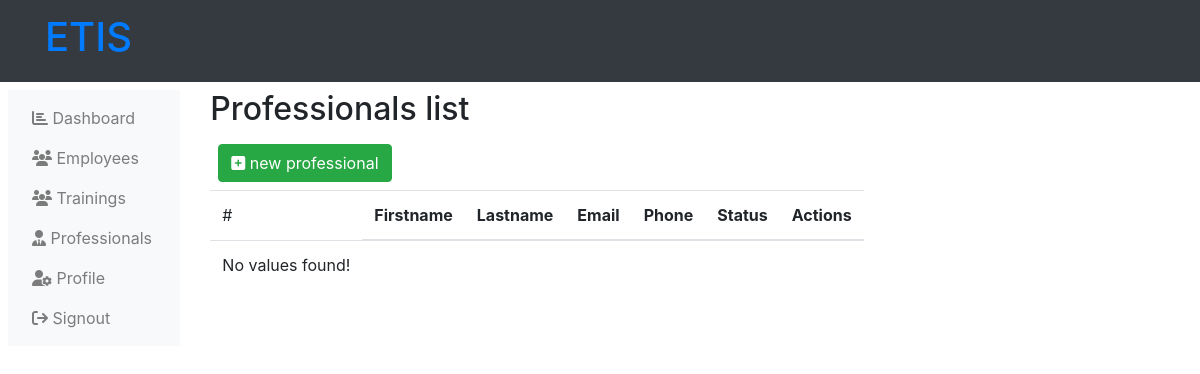
Before: /administration-professionals.php (signed in) with the older database file.
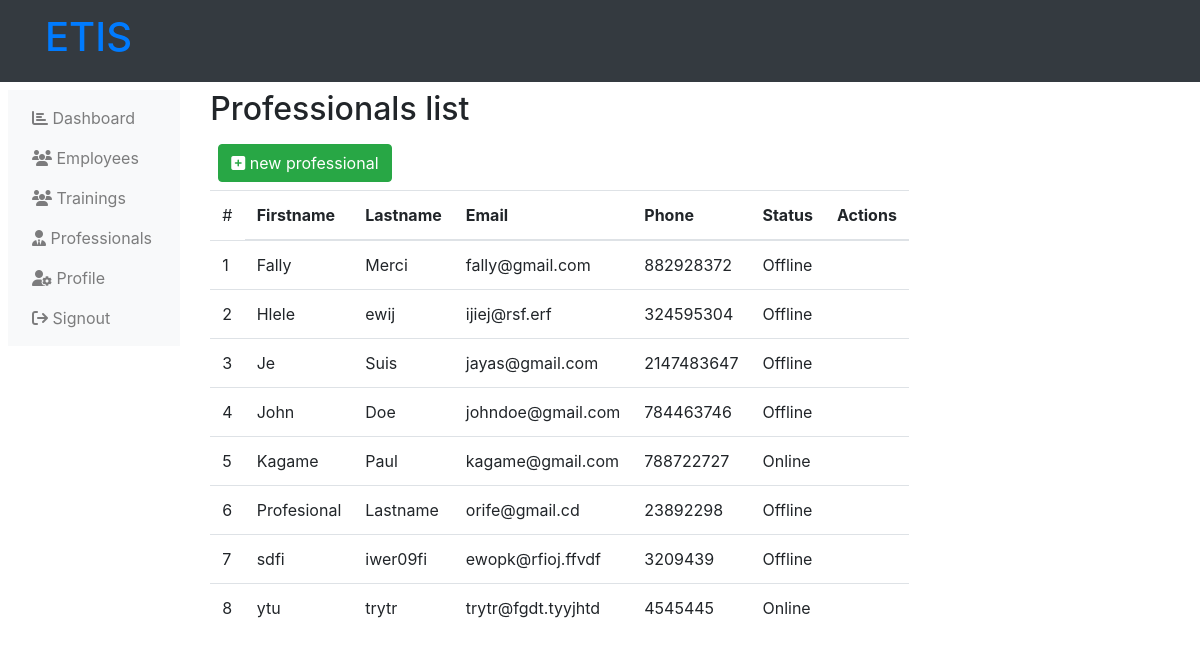
After: the same page with the newer database file.
### tables this page shows
CREATE TABLE `professionals` (
  `professional_id` int(11) NOT NULL,
  `professional_fn` varchar(255) NOT NULL,
  `professional_ln` varchar(255) NOT NULL,
  `professional_email` varchar(255) NOT NULL,
  `professional_phone` int(12) NOT NULL,
  `professional_status` varchar(255) NOT NULL
);

### administration-professionals.php (the view, shortened to what this page needs)
<?php
    include('php/connection.php');
?>
<!DOCTYPE html>
<html lang="en">
<head>
    <link rel="stylesheet" href="https://maxcdn.bootstrapcdn.com/bootstrap/4.5.2/css/bootstrap.min.css">
    <link rel="stylesheet" href="https://cdnjs.cloudflare.com/ajax/libs/font-awesome/6.4.2/css/all.min.css" />
</head>
<body>
    <?php include("php/administration-header.php"); ?>
    <div class="">
        <div class="row p-2">
            <?php
                include("php/administration-left-links.php");
            ?>
            <div class="col-md-10">
                <div class="d-flex">
                    <h2>
                        Professionals list
                    </h2>
                </div>
                <div class="p-2">
                    <a class="btn btn-success" href="administration-new-professionals.php">
                        <i class="fas fa-plus-square"></i>
                        new professional
                    </a>
                </div>
                <table class="table table-hover table-responsive">
                    <thead>
                        <tr>
                            <td>
                                #
                            <th>
                                Firstname
                            </th>
                            <th>
                                Lastname
                            </th>
                            <th>
                                Email
                            </th>
                            <th>
                                Phone
                            </th>
                            <th>
                                Status
                            </th>
                            <th>
                                Actions
                            </th>
                        </tr>
                    </thead>
                    <tbody>
                        <?php
                            $get_pro = mysqli_query($server,"SELECT * from
                                professionals
                                ORDER BY
                                professional_fn ASC,
                                professional_ln ASC,
                                professional_email ASC
                            ");
                            $count=1;
                            if (mysqli_num_rows($get_pro) < 1) {
                                ?>
                                <tr>
                                    <td colpan="100">
                                        No values found!
                                    </td>
                                </tr>
                                <?php
                            }
                            while ($data_pro = mysqli_fetch_array($get_pro)) {
                                ?>
                                <tr>
                                    <td>
                                        <?php echo $count++; ?>
                                    </td>
                                    <td>
                                        <?php
                                            echo $data_pro['professional_fn'];
                                        ?>
                                    </td>
                                    <td>
                                        <?php
                                            echo $data_pro['professional_ln'];
                                        ?>
                                    </td>
                                    <td>
                                        <?php
                                            echo $data_pro['professional_email'];
                                        ?>
                                    </td>
                                    <td>
                                        <?php
                                            echo $data_pro['professional_phone'];
                                        ?>
                                    </td>
                                    <td>
                                        <?php
                                            echo $data_pro['professional_status'];
                                        ?>
                                    </td>
                                    <td>
                                    </td>
                                </tr>
                                <?php
                            }
                        ?>
                    </tbody>
                </table>
            </div>
        </div>
    </div>
</body>
</html>

### php/administration-header.php (shortened to what this page needs)
<nav class="navbar navbar-expand-lg navbar-light bg-dark">
    <div class="container">
        <a class="navbar-brand" href="adminstration-home.php">
            <h1 class="h1 text-primary">
                ETIS
            </h1>
        </a>
    </div>
</nav>

### php/administration-left-links.php
<div class="col-md-2">
    <nav class="navbar navbar-expand-md navbar-light bg-light">
        <div class="collapse navbar-collapse" id="navbarNav">
            <ul class="navbar-nav flex-column">
                <li class="nav-item">
                    <a class="nav-link" href="adminstration-home.php"><i class="fas fa-chart-bar"></i> Dashboard</a>
                </li>
                <li class="nav-item">
                    <a class="nav-link" href="administration-employees.php"><i class="fas fa-users"></i> Employees</a>
                </li>
                <li class="nav-item">
                    <a class="nav-link" href="administration-trainings.php"><i class="fas fa-users"></i> Trainings</a>
                </li>
                <li class="nav-item">
                    <a class="nav-link" href="administration-professionals.php">
                    <i class="fas fa-user-tie"></i>
                    Professionals
                    </a>
                </li>
                <li class="nav-item">
                    <a class="nav-link" href="administrator-profile-settings.php">
                    <i class="fas fa-user-cog"></i>
                    Profile
                    </a>
                </li>
                <li class="nav-item">
                    <a class="nav-link" href="sign-out.php?administration"><i class="fas fa-sign-out"></i> Signout</a>
                </li>
            </ul>
        </div>
    </nav>
</div>

Changed rows visible on the page:
added professionals: professional_fn "Fally", professional_ln "Merci", professional_email "fally@gmail.com", professional_phone "882928372", professional_status "Offline"
added professionals: professional_fn "Hlele", professional_ln "ewij", professional_email "ijiej@rsf.erf", professional_phone "324595304", professional_status "Offline"
added professionals: professional_fn "Je", professional_ln "Suis", professional_email "jayas@gmail.com", professional_phone "2147483647", professional_status "Offline"
added professionals: professional_fn "John", professional_ln "Doe", professional_email "johndoe@gmail.com", professional_phone "784463746", professional_status "Offline"
added professionals: professional_fn "Kagame", professional_ln "Paul", professional_email "kagame@gmail.com", professional_phone "788722727", professional_status "Online"
added professionals: professional_fn "Profesional", professional_ln "Lastname", professional_email "orife@gmail.cd", professional_phone "23892298", professional_status "Offline"
added professionals: professional_fn "sdfi", professional_ln "iwer09fi", professional_email "ewopk@rfioj.ffvdf", professional_phone "3209439", professional_status "Offline"
added professionals: professional_fn "ytu", professional_ln "trytr", professional_email "trytr@fgdt.tyyjhtd", professional_phone "4545445", professional_status "Online"
Other visible differences:
text no longer shown: "No values found!"
